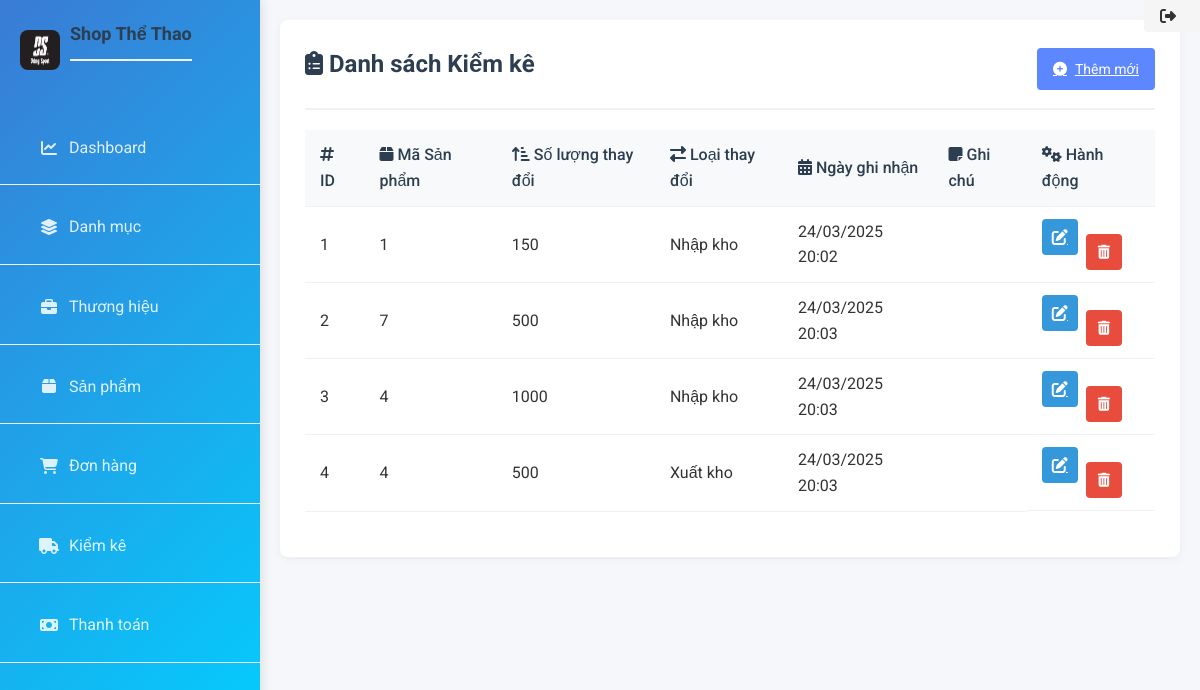
Screenshot of /inventory/ with the database file from the repository.
### models/inventory_log.py (models this page shows)
class InventoryLog(db.Model):
    __tablename__ = 'inventory_log'
    id_log = Column(Integer, primary_key=True, autoincrement=True)
    id_product = Column(Integer, ForeignKey('products.id_product'))
    change_quantity = Column(Integer)
    change_type = Column(Enum('import', 'export'))
    log_date = Column(TIMESTAMP)
    note = Column(Text)

### routes/inventory_log.py (the view)
@inventory_bp.route("/")
def list_inventory():
    inventory_logs = InventoryLog.query.all()
    return render_template("admin/inventory_log.html", inventory_logs=inventory_logs)

### app.py (called while the page is built)
@app.before_request
def log_request_info():
    logging.info(f"Body: {request.get_data()}")

### templates/admin/inventory_log.html (shortened to what this page needs)
{% extends "admin/base.html" %}
{% block content %}
<div class="inventory-container">
    <div class="page-header">
        <h2><i class="fas fa-clipboard-list"></i> Danh sách Kiểm kê</h2>
        <a href="{{ url_for('inventory.add_inventory') }}" class="btn-add">
            <i class="fas fa-plus-circle"></i> Thêm mới
        </a>
    </div>
    <div class="table-responsive">
        <table class="inventory-table">
            <thead>
                <tr>
                    <th><i class="fas fa-hashtag"></i> ID</th>
                    <th><i class="fas fa-box"></i> Mã Sản phẩm</th>
                    <th><i class="fas fa-sort-amount-up-alt"></i> Số lượng thay đổi</th>
                    <th><i class="fas fa-exchange-alt"></i> Loại thay đổi</th>
                    <th><i class="fas fa-calendar-alt"></i> Ngày ghi nhận</th>
                    <th><i class="fas fa-sticky-note"></i> Ghi chú</th>
                    <th><i class="fas fa-cogs"></i> Hành động</th>
                </tr>
            </thead>
            <tbody>
                {% for log in inventory_logs %}
                <tr>
                    <td>{{ log.id_log }}</td>
                    <td>{{ log.id_product }}</td>
                    <td>{{ log.change_quantity }}</td>
                    <td>
                        {% if log.change_type == 'import' %}
                            <span class="badge badge-success">Nhập kho</span>
                        {% else %}
                            <span class="badge badge-warning">Xuất kho</span>
                        {% endif %}
                    </td>
                    <td>{{ log.log_date.strftime('%d/%m/%Y %H:%M') if log.log_date else 'N/A' }}</td>
                    <td>{{ log.note }}</td>
                    <td class="actions">
                        <a href="{{ url_for('inventory.edit_inventory', id_log=log.id_log) }}" class="btn-edit">
                            <i class="fas fa-edit"></i>
                        </a>
                        <form action="{{ url_for('inventory.delete_inventory', id_log=log.id_log) }}" method="post" class="delete-form" onsubmit="return confirm('Bạn có chắc chắn muốn xóa bản ghi kiểm kê này?');" style="display:inline;">
                            <button type="submit" class="btn-delete">
                                <i class="fas fa-trash-alt"></i>
                            </button>
                        </form>
                    </td>
                </tr>
                {% else %}
                <tr>
                    <td colspan="7" class="no-data">Không có dữ liệu kiểm kê</td>
                </tr>
                {% endfor %}
            </tbody>
        </table>
    </div>
</div>
{% endblock %}

### static/css/style.css (style rules this page uses)
* { margin: 0; padding: 0; box-sizing: border-box; }
body { font-family: 'Roboto', sans-serif; background-color: #f5f7fa; color: #333; line-height: 1.6; }
h2 { color: #2c3e50; margin-bottom: 20px; padding-bottom: 10px; border-bottom: 2px solid #f1f1f1; }
table { width: 100%; border-collapse: collapse; margin-bottom: 20px; background-color: white; }
th, td { padding: 12px 15px; text-align: left; border-bottom: 1px solid #f1f1f1; }
th { background-color: #f8f9fa; color: #2c3e50; font-weight: 500; }
form { display: grid; grid-template-columns: repeat(auto-fit, minmax(250px, 1fr)); gap: 15px; margin-top: 15px; }
input, select, button { padding: 10px 15px; border: 1px solid #ddd; border-radius: 4px; font-size: 14px; }
button { background-color: #3a7bd5; color: white; border: none; cursor: pointer; transition: background-color 0.3s; font-weight: 500; }
.page-header { display: flex; justify-content: space-between; align-items: center; margin-bottom: 20px; padding-bottom: 15px; border-bottom: 2px solid #f1f1f1; }
.page-header h2 { margin: 0; border-bottom: none; }
.btn-add { background-color: #5d87ff; color: white; border: none; border-radius: 4px; padding: 10px 16px; cursor: pointer; display: flex; align-items: center; font-size: 14px; transition: background-color 0.3s; }
.btn-add i { margin-right: 8px; }
.actions { display: flex; gap: 8px; }
.btn-edit, .btn-delete { width: 36px; height: 36px; border-radius: 4px; border: none; cursor: pointer; display: flex; align-items: center; justify-content: center; transition: all 0.2s; }
.btn-edit { background-color: #3498db; color: white; }
.btn-delete { background-color: #e74c3c; color: white; }

### rows the page displays
InventoryLog: id_log "1", id_product "1", change_quantity "150", change_type "Nhập kho", log_date "24/03/2025 20:02"
InventoryLog: id_log "2", id_product "7", change_quantity "500", change_type "Nhập kho", log_date "24/03/2025 20:03"
InventoryLog: id_log "3", id_product "4", change_quantity "1000", change_type "Nhập kho", log_date "24/03/2025 20:03"
InventoryLog: id_log "4", id_product "4", change_quantity "500", change_type "Xuất kho", log_date "24/03/2025 20:03"
